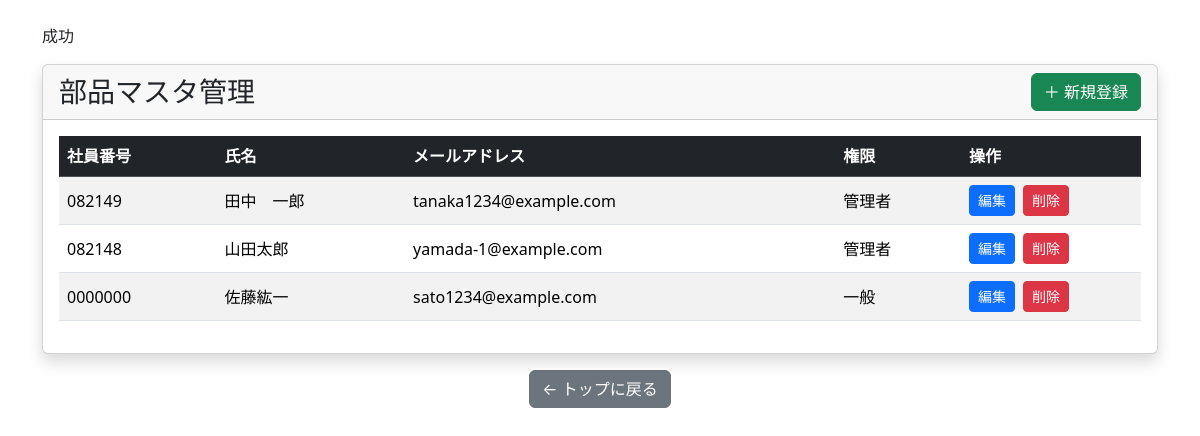
The page /users/list.php (signed in) on the database as committed earlier.
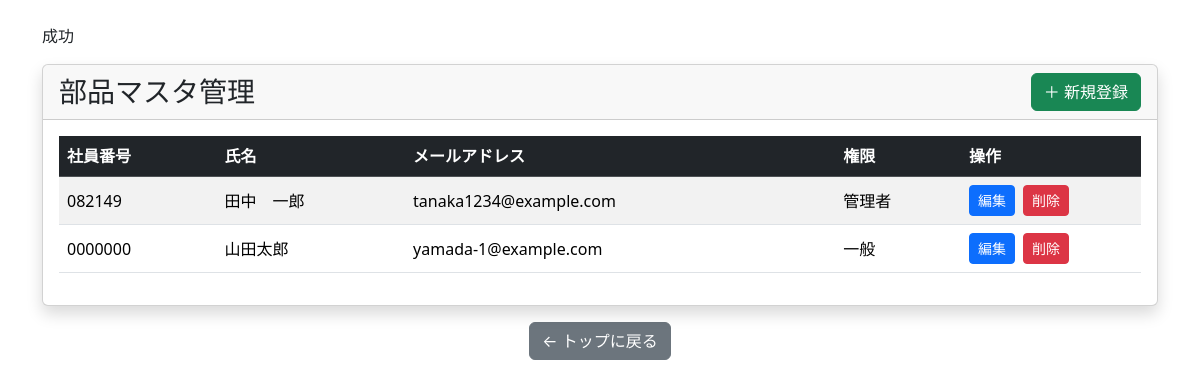
The same page on the database as committed later.
### tables this page shows
CREATE TABLE `users` (
  `id` int(11) NOT NULL,
  `name` varchar(255) NOT NULL,
  `password` varchar(255) NOT NULL,
  `user_id` int(11) NOT NULL,
  `role_id` int(11) NOT NULL,
  `created_at` datetime NOT NULL DEFAULT current_timestamp()
);

CREATE TABLE `employees` (
  `id` int(11) NOT NULL,
  `employee_number` varchar(50) NOT NULL,
  `name` varchar(255) NOT NULL,
  `email` varchar(255) NOT NULL,
  `created_at` datetime DEFAULT current_timestamp()
);

CREATE TABLE `roles` (
  `id` int(11) NOT NULL,
  `role` varchar(255) NOT NULL COMMENT '①管理者、②一般',
  `created_at` datetime DEFAULT current_timestamp()
);

### config/function.php (called while the page is built, shortened)
<?php
function db_connect(){
    $dsn="mysql:host=".DB_HOST.";dbname=".DB_NAME.";charset=utf8mb4";
    $db=new PDO($dsn,DB_USER,DB_PASS);
    $db->setAttribute(PDO::ATTR_EMULATE_PREPARES,false);
    return $db;
}
function h($str)
{
    return htmlspecialchars($str, ENT_QUOTES, 'UTF-8');
}
function sql_get($s){
$db=db_connect();
$sql="$s";
$stmt=$db->prepare($sql);
return $stmt;
}

### users/list.php (the view, shortened to what this page needs)
<?php
require_once __DIR__ . "/../config/function.php";
try {
    $sql="SELECT
        users.id AS user_primary_id,
        users.name,
        users.password,
        users.user_id,
        users.role_id,
		employees.id AS employees_id,
        employees.employee_number,
        employees.name AS employee_name,
        employees.email,
        roles.id,
        roles.role
		FROM users
        INNER JOIN employees ON employees.id =users.user_id
        INNER JOIN roles ON roles.id=users.role_id;";
    $stmt=sql_get($sql);
    $stmt->execute();
    $result=$stmt->fetchAll(PDO::FETCH_ASSOC);
} catch (PDOException $e) {
    exit("エラー" . $e->getMessage());
}
?>
<?php include __DIR__ . "/../config/page_head.php"; ?>
<body>
    <main class="container mt-4">
        <?php include __DIR__ . "/../config/err_and_msg.php"; ?>
        <div class="card shadow">
            <div class="card-header d-flex justify-content-between align-items-center">
                <h3 class="mb-0">部品マスタ管理</h3>
                <a href="./create.php" class="btn btn-success">
                    ＋ 新規登録
                </a>
            </div>
            <div class="card-body">
                <table class="table table-striped table-hover align-middle">
                    <thead class="table-dark">
                        <tr>
                            <th>社員番号</th>
                            <th>氏名</th>
                            <th>メールアドレス</th>
                            <th>権限</th>
                            <th style="width:180px;">操作</th>
                        </tr>
                    </thead>
                    <tbody>
                        <?php foreach ($result as $row): ?>
                            <tr>
                                <td>
                                    <?= h($row["employee_number"]) ?>
                                </td>
                                 <td>
                                    <?= h($row["employee_name"]) ?>
                                </td>
                                <td>
                                    <?= h($row["email"]) ?>
                                </td>
                                 <td>
                                    <?= h($row["role"]) ?>
                                </td>
                                <td>
                                    <div class="d-flex gap-2">
                                        <form action="./edit.php" method="post">
                                            <button class="btn btn-sm btn-primary">編集</button>
                                        </form>
                                        <form action="./delete.php" method="post"
                                            onsubmit="return confirm('削除しますか？');">
                                            <button class="btn btn-sm btn-danger">削除</button>
                                        </form>
                                    </div>
                                </td>
                            </tr>
                        <?php endforeach; ?>
                    </tbody>
                </table>
            </div>
        </div>
        <div class="text-center mt-3">
            <a href="../index.php" class="btn btn-secondary">
                ← トップに戻る
            </a>
        </div>
    </main>
</body>

### config/page_head.php (shortened to what this page needs)
<!DOCTYPE html>
<html lang="ja">
<head>
    <link rel="stylesheet" href="https://cdn.jsdelivr.net/npm/bootstrap@5.3.8/dist/css/bootstrap.min.css">
    <link rel="stylesheet" href="https://cdn.datatables.net/1.13.6/css/dataTables.bootstrap5.min.css">
</head>

### config/err_and_msg.php (shortened to what this page needs)
<?php if (!empty($_SESSION["msg"])): ?>
    <p><?php echo $_SESSION["msg"];
        ?></p>
<?php endif; ?>

Rows that differ between the two databases and show on the page:
removed users: user.employee_number "082148", user.name "山田太郎", user.email "yamada-1@example.com", role.role "管理者"
removed users: user.employee_number "0000000", user.name "佐藤紘一", user.email "sato1234@example.com", role.role "一般"
added users: user.employee_number "0000000", user.name "山田太郎", user.email "yamada-1@example.com", role.role "一般"
